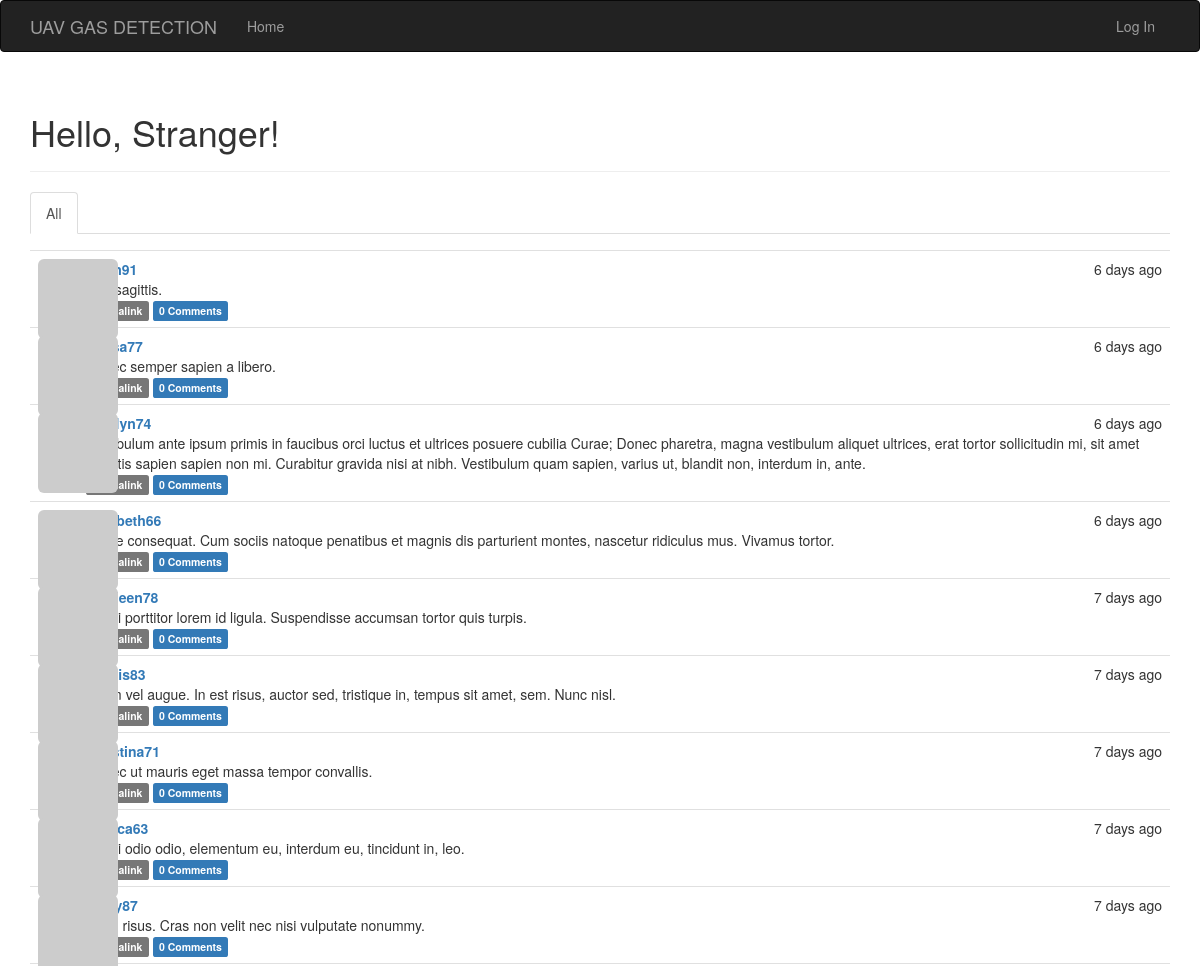
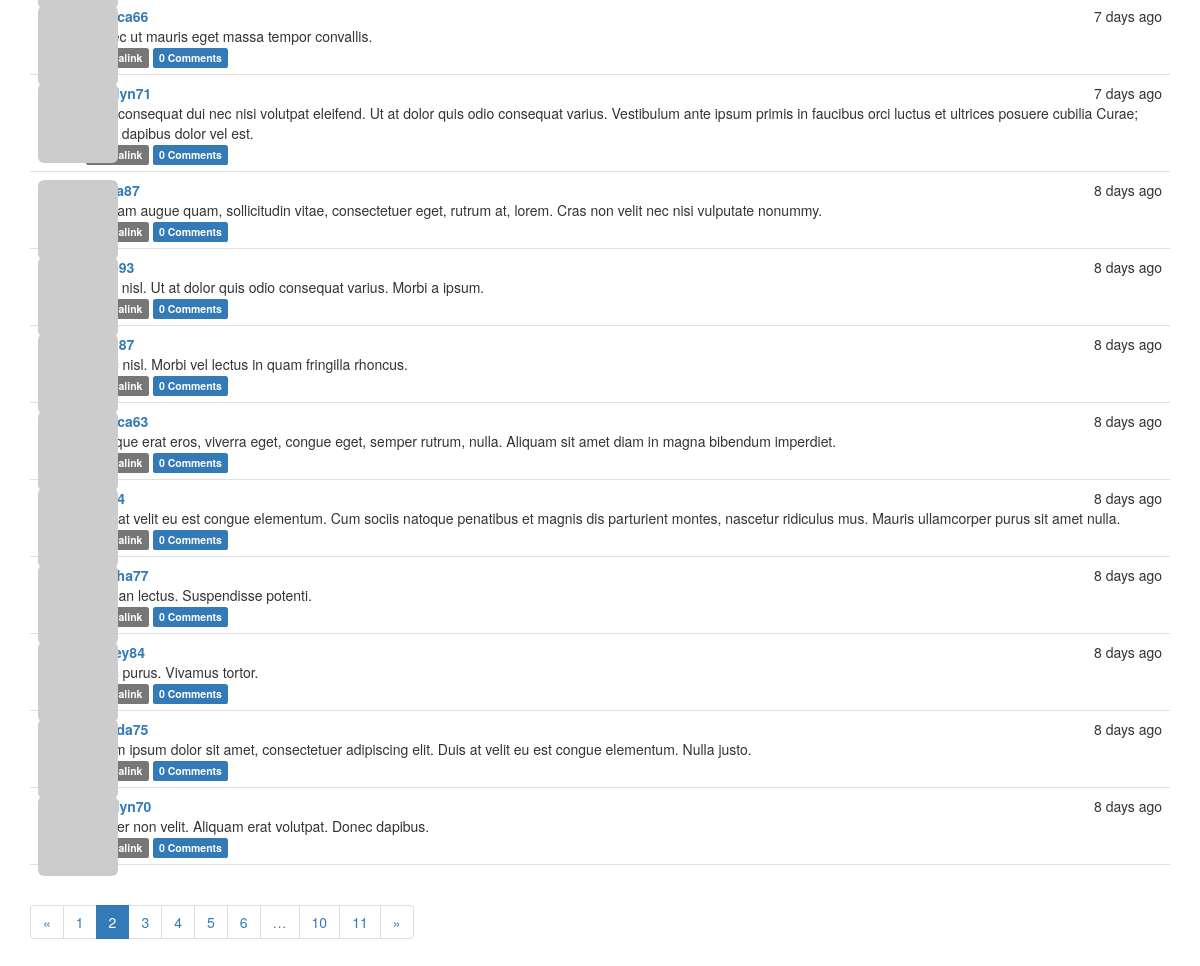
Screenshot of /?page=2 with the database file from the repository (2 pictures, top to bottom).
### app/models.py (models this page shows, shortened)
class Post(db.Model):
    __tablename__ = 'posts'
    id = db.Column(db.Integer, primary_key=True)
    body = db.Column(db.Text)
    body_html = db.Column(db.Text)
    timestamp = db.Column(db.DateTime, index=True, default=datetime.utcnow)
    author_id = db.Column(db.Integer, db.ForeignKey('users.id'))
    comments = db.relationship('Comment', backref='post', lazy='dynamic')

class User(UserMixin,db.Model):
    __tablename__ = 'users'
    id = db.Column(db.Integer,primary_key=True)
    email = db.Column(db.String(64),unique=True,index=True)
    username = db.Column(db.String(64),unique=True,index=True)
    role_id = db.Column(db.Integer,db.ForeignKey('roles.id'))
    password_hash =db.Column(db.String(128))
    confirmed = db.Column(db.Boolean,default=False)
    name = db.Column(db.String(64))
    location = db.Column(db.String(64))
    about_me = db.Column(db.Text())
    member_since = db.Column(db.DateTime(), default=datetime.utcnow)
    last_seen = db.Column(db.DateTime(), default=datetime.utcnow)
    avatar_hash = db.Column(db.String(32))
    posts = db.relationship('Post', backref='author', lazy='dynamic')
    followed = db.relationship('Follow',
                               foreign_keys=[Follow.follower_id],
                               backref=db.backref('follower', lazy='joined'),
                               lazy='dynamic',
                               cascade='all, delete-orphan')
    followers = db.relationship('Follow',
                                foreign_keys=[Follow.followed_id],
                                backref=db.backref('followed', lazy='joined'),
                                lazy='dynamic',
                                cascade='all, delete-orphan')
    comments = db.relationship('Comment', backref='author', lazy='dynamic')
    @property
    def password(self):
        raise AttributeError('password is not a readable attribute')
    def gravatar(self, size=100, default='identicon', rating='g'):
        if request.is_secure:
            url = 'https://secure.gravatar.com/avatar'
        else:
            url = 'http://www.gravatar.com/avatar'
        hash = self.avatar_hash or self.gravatar_hash()
        return '{url}/{hash}?s={size}&d={default}&r={rating}'.format(
            url=url, hash=hash, size=size, default=default, rating=rating)

### app/main/views.py (the view)
@main.route('/', methods=['GET', 'POST'])
def index():
    form = PostForm()
    if current_user.can(Permission.WRITE) and form.validate_on_submit():
        post = Post(body=form.body.data,author=current_user._get_current_object())
        db.session.add(post)
        db.session.commit()
        return redirect(url_for('.index'))
    page = request.args.get('page', 1, type=int)
    show_followed = False
    if current_user.is_authenticated:
        show_followed = bool(request.cookies.get('show_followed', ''))
    if show_followed:
        query = current_user.followed_posts
    else:
        query = Post.query
    pagination = query.order_by(Post.timestamp.desc()).paginate(
        page, per_page=current_app.config['FLASKY_POSTS_PER_PAGE'],
        error_out=False)
    posts = pagination.items
    return render_template('index.html',
            form=form,posts=posts,show_followed=show_followed,pagination=pagination)

### app/auth/views.py (called while the page is built)
@auth.before_app_request
def before_request():
    if current_user.is_authenticated:
        current_user.ping()
        if not current_user.confirmed and request.endpoint[:5] != 'auth.':
            return redirect(url_for('auth.unconfirmed'))

@auth.before_app_request
def before_request():
    if current_user.is_authenticated \
            and not current_user.confirmed \
            and request.endpoint[:5] != 'auth.'\
            and request.endpoint != 'static':
        return redirect(url_for('auth.unconfirmed'))

### app/main/__init__.py (called while the page is built)
@main.app_context_processor
def inject_permissions():
    return dict(Permission=Permission)

### app/models.py (called while the page is built)
    def can(self, permissions):
        return False

    def is_administrator(self):
        return False

### app/templates/index.html (shortened to what this page needs)
{% extends "base.html" %}
{% import "bootstrap/wtf.html" as wtf %}
{% import "_macros.html" as macros %}
{% block page_content %}
<div class="page-header">
    <h1>Hello, {% if current_user.is_authenticated %}{{ current_user.username }}{% else %}Stranger{% endif %}!</h1>
</div>
<div class="post-tabs">
    <ul class="nav nav-tabs">
        <li{% if not show_followed %} class="active"{% endif %}><a href="{{ url_for('.show_all') }}">All</a></li>
    </ul>
    {% include '_posts.html' %}
</div>
{% if pagination %}
<div class="pagination">
    {{ macros.pagination_widget(pagination, '.index') }}
</div>
{% endif %}
{% endblock %}

### app/templates/_posts.html (shortened to what this page needs)
<ul class="posts">
    {% for post in posts %}
    <li class="post">
        <div class="post-thumbnail">
            <a href="{{ url_for('.user', username=post.author.username) }}">
                <img class="img-rounded profile-thumbnail" src="{{ post.author.gravatar(size=40) }}">
            </a>
        </div>
        <div class="post-content">
            <div class="post-date">{{ moment(post.timestamp).fromNow() }}</div>
            <div class="post-author"><a href="{{ url_for('.user', username=post.author.username) }}">{{ post.author.username }}</a></div>
            <div class="post-body">
                {% if post.body_html %}
                    {{ post.body_html | safe }}
                {% else %}
                    {{ post.body }}
                {% endif %}
            </div>
            <div class="post-footer">
                <a href="{{ url_for('.post', id=post.id) }}">
                    <span class="label label-default">Permalink</span>
                </a>
                <a href="{{ url_for('.post', id=post.id) }}#comments">
                    <span class="label label-primary">{{ post.comments.count() }} Comments</span>
                </a>
            </div>
        </div>
    </li>
    {% endfor %}
</ul>

### app/static/styles.css (style rules this page uses)
.profile-thumbnail { position: absolute; }
ul.posts { list-style-type: none; padding: 0px; margin: 16px 0px 0px 0px; border-top: 1px solid #e0e0e0; }
ul.posts li.post { padding: 8px; border-bottom: 1px solid #e0e0e0; }
div.post-date { float: right; }
div.post-author { font-weight: bold; }
div.post-thumbnail { position: absolute; }
div.post-content { margin-left: 48px; min-height: 48px; }

### rows the page displays
Post: timestamp "6 days ago", body "Sed sagittis.", comments.count "0"
Post: timestamp "6 days ago", body "Donec semper sapien a libero.", comments.count "0"
Post: timestamp "6 days ago", author.username "marilyn74", body "Vestibulum ante ipsum primis in faucibus orci luctus et ultrices posuere cubilia Curae; Donec pharetra, magna vestibulum aliquet ultrices, erat tortor sollicitudin mi, sit amet lobortis sapien sapien non mi. Curabitur gravida nisi at nibh. Vestibulum quam sapien, varius ut, blandit non, interdum in, ante.", comments.count "0"
Post: timestamp "6 days ago", author.username "elizabeth66", body "Fusce consequat. Cum sociis natoque penatibus et magnis dis parturient montes, nascetur ridiculus mus. Vivamus tortor.", comments.count "0"
Post: timestamp "7 days ago", author.username "kathleen78", body "Morbi porttitor lorem id ligula. Suspendisse accumsan tortor quis turpis.", comments.count "0"
Post: timestamp "7 days ago", body "Etiam vel augue. In est risus, auctor sed, tristique in, tempus sit amet, sem. Nunc nisl.", comments.count "0"
Post: timestamp "7 days ago", author.username "christina71", body "Donec ut mauris eget massa tempor convallis.", comments.count "0"
Post: timestamp "7 days ago", body "Morbi odio odio, elementum eu, interdum eu, tincidunt in, leo.", comments.count "0"
Post: timestamp "7 days ago", body "Proin risus. Cras non velit nec nisi vulputate nonummy.", comments.count "0"
Post: timestamp "7 days ago", body "Donec ut mauris eget massa tempor convallis.", comments.count "0"
Post: timestamp "7 days ago", author.username "marilyn71", body "Duis consequat dui nec nisi volutpat eleifend. Ut at dolor quis odio consequat varius. Vestibulum ante ipsum primis in faucibus orci luctus et ultrices posuere cubilia Curae; Nulla dapibus dolor vel est.", comments.count "0"
Post: timestamp "8 days ago", body "Aliquam augue quam, sollicitudin vitae, consectetuer eget, rutrum at, lorem. Cras non velit nec nisi vulputate nonummy.", comments.count "0"
Post: timestamp "8 days ago", body "Nulla nisl. Ut at dolor quis odio consequat varius. Morbi a ipsum.", comments.count "0"
Post: timestamp "8 days ago", body "Nunc nisl. Morbi vel lectus in quam fringilla rhoncus.", comments.count "0"
Post: timestamp "8 days ago", body "Quisque erat eros, viverra eget, congue eget, semper rutrum, nulla. Aliquam sit amet diam in magna bibendum imperdiet.", comments.count "0"
Post: timestamp "8 days ago", body "Duis at velit eu est congue elementum. Cum sociis natoque penatibus et magnis dis parturient montes, nascetur ridiculus mus. Mauris ullamcorper purus sit amet nulla.", comments.count "0"
Post: timestamp "8 days ago", body "Aenean lectus. Suspendisse potenti.", comments.count "0"
Post: timestamp "8 days ago", body "Nunc purus. Vivamus tortor.", comments.count "0"
Post: timestamp "8 days ago", body "Lorem ipsum dolor sit amet, consectetuer adipiscing elit. Duis at velit eu est congue elementum. Nulla justo.", comments.count "0"
Post: timestamp "8 days ago", author.username "marilyn70", body "Integer non velit. Aliquam erat volutpat. Donec dapibus.", comments.count "0"

### other values shown
{{ p }} "1" "3" "4" "5" "6" "10" "11"
{{ p }} "2"
